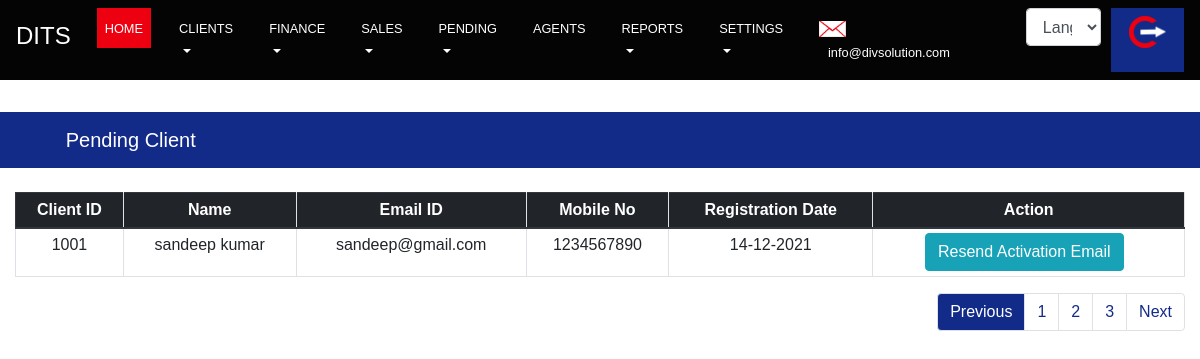
The app's page /dashboard/pendingclients with its own data.
### sportapp/models.py (models this page shows, shortened)
class Register(BaseModel):
    user=models.OneToOneField(User,on_delete=models.CASCADE)
    client_id = models.BigIntegerField(default=1001, unique=True)
    fname = models.CharField(max_length=100)
    lname = models.CharField(max_length=100)
    uname = models.CharField(max_length=100)
    dob = models.DateField(max_length=8)
    verify = models.BooleanField(default=False)
    email = models.CharField(max_length=50, unique=True)
    mob = models.CharField(max_length=13)
    pwd1 = models.CharField(max_length=100)
    pwd2 = models.CharField(max_length=100)
    country = models.CharField(max_length=100)
    address  = models.CharField(max_length=100)
    pincode = models.IntegerField(null=True,blank=True)
    secondaryemail=models.CharField(max_length=100,null=True,blank=True,default=None)
    reasonsecondaryemail=models.CharField(max_length=500,null=True,blank=True)
    city = models.CharField(max_length=50,null=True,blank=True,default=None)
    state  = models.CharField(max_length=100,null=True,blank=True,default=None)
    sque = models.ForeignKey('dashboard.Securityque', null=True,blank=True,default=None, on_delete=models.CASCADE)
    sans = models.CharField(max_length=100,null=True, blank=True)
    client_ib = models.CharField(max_length=100, null=True, blank=True)
    acc_type = models.ManyToManyField('dashboard.Addaccounttype')
    acc_limit = models.IntegerField(default=4)
    demo_acc_limit = models.IntegerField(default=2)

### dashboard/views.py (the view)
# urls.py: path('pendingclients',views.pendingclients, name='pendingclients'),
def pendingclients(request):
    un_verified_users = Register.objects.filter(verify=False)
    year_val = ''
    month_val = ''
    date_val = ''
    for users in un_verified_users:
        date_split = str(users.added_on).split(' ')[0]
        year_val = date_split.split('-')[0]
        month_val = date_split.split('-')[1]
        date_val = date_split.split('-')[2]
    return render(request,'dashboard/temp/crm_pending_client.html', {
            'un_verified_users':un_verified_users,
            'added_on_year_val': year_val,
            'added_on_month_val': month_val,
            'added_on_date_val': date_val,
        })

### common/models.py (called while the page is built)
    def get_queryset(self):
        return SoftDeletionQuerySet(self.model).filter(object_status=ObjectStatusChoices.ACTIVE)

### sport/custom_processors.py (called while the page is built, shortened)
def custom_date_filter(request):
    user=None
    document = None
    wallet=None
    dob_year = None
    dob_month = None
    dob_date = None
    year_val = None
    month_val = None
    date_val = None
    try:
        user_id = request.GET.get('u_id')
    except:
        pass
    if user_id:
        user = Register.objects.get(user=user_id)
        document = Uploaddocument.objects.filter(user=user_id)
        wallet = UserWallet.objects.get(user=user_id)
    return {
        'custom_date_choice': CustomDateFilter.CHOICES,
        'document':document,
        'wallet':wallet,
        'dob_year':dob_year,
        'dob_month':dob_month,
        'dob_date':dob_date,
        'added_on_year_val': year_val,
        'added_on_month_val': month_val,
        'added_on_date_val': date_val,
        }

def ib_wallet(request):
    url = 'http://ib-portal.hnxinluan.cn/api/v1/ib_users'
    req = requests.get(url)
    req_json = req.json()
    ib_id = 0
    ib_user = ''
    detail_api = f'http://ib-portal.hnxinluan.cn/api/v1/get_commission/{ib_id}'
    req = requests.get(detail_api)
    req_json = req.json()
    if req_json['commission']:
        wallet = req_json['commission'][0]['wallet']
        if not wallet:
            wallet = 0.00
    else:
        wallet = 0.00
    return {
        'ib_wallet': wallet,
        'ib_user':ib_user,
    }

### templates/dashboard/temp/crm_pending_client.html
{% extends 'dashboard/temp/crm_index.html' %}
{% load i18n %}
{% load static %}
{% block content %}
<div class="section-heading row mt-3">
    <div class="col-lg-12 col-md-12 py-2 bg-primary">
        <h5 class="f1 text-white pt-2 pl-4"><i class="fa fa-bookmark txt-red" aria-hidden="true"></i> &nbsp;Pending Client</h5>
    </div>
</div>
<div class="section-client-detail-table mt-4">
    <table class="table table-bordered table-sm" id="example">
        <thead class="thead-dark">
            <tr>
                <th class=" text-center th-sm border-right f1">{% trans "Client ID" %} </th>
                <th class=" text-center border-right th-sm f1">{% trans "Name" %} </th>
                <th class="text-center border-right th-sm f1">{% trans "Email ID" %} </th>
                <th class=" text-center border-right th-sm f1">{% trans "Mobile No" %} </th>
                <th class=" text-center border-right th-sm f1">{% trans "Registration Date" %} </th>
                <th class=" text-center border-right th-sm f1">{% trans "Action" %} </th>
            </tr>
        </thead>
        <tbody>
            {% for un_verified in un_verified_users %}
                <tr>
                    <td class="text-center"> {{un_verified.client_id}}</td>
                    <td class="text-center"> {{un_verified.fname}}&nbsp;{{un_verified.lname}}</td>
                    <td class="text-center">{{un_verified.email}}</td>
                    <td class="text-center">{{un_verified.mob}}</td>
                    <td class="text-center">{{added_on_date_val}}-{{added_on_month_val}}-{{added_on_year_val}}</td>
                    <td class="text-center">
                        <div class="btn-group" role="group" aria-label="First group">
                            <button type="button" class="btn btn-info" data-toggle="modal" data-target="#myModal{{forloop.counter}}"> {% trans "Resend Activation Email" %}</button>&nbsp;&nbsp;
                        </div>
                    </td>
                </tr>
            {% endfor %}
        </tbody>
    </table>
</div>
<div class="section-pagination">
    <nav aria-label="Page navigation example">
        <ul class="pagination justify-content-end">
            <li class="page-item disabled">
                <a class="page-link" href="#" tabindex="-1" style="background-color: #122b88;color: white;">Previous</a>
            </li>
            <li class="page-item"><a class="page-link" href="#" style="color:#122b88">1</a></li>
            <li class="page-item"><a class="page-link" href="#" style="color:#122b88">2</a></li>
            <li class="page-item"><a class="page-link" href="#" style="color:#122b88">3</a></li>
            <li class="page-item">
                <a class="page-link" href="#" style="color:#122b88">Next</a>
            </li>
        </ul>
    </nav>
</div>
{% endblock %}

### templates/dashboard/temp/crm_index.html (shortened to what this page needs)
{% load i18n %} {%load static%} {% load custom_tag %}
<!DOCTYPE html>
<html class="loading" lang="en" data-textdirection="ltr">
<head>
    <link rel="stylesheet" href="https://maxcdn.bootstrapcdn.com/bootstrap/4.0.0/css/bootstrap.min.css"
>
    <link rel="stylesheet" href="{%static 'bootstrap/4.5.2/css/bootstrap.4.min.css'%}">
</head>
<body>
    <div class="wrapper">
        <nav class="navbar  navbar-expand-sm bg-dark navbar-dark fixed-top">
            <a class="navbar-brand text-center">
                <h4 class="text-white">DITS</h4>
            </a>
            <ul class="navbar-nav ml-auto">
                <li class="nav-item">
                    <a class="nav-link active f1 text-uppercase" href="{%url 'crm_home'%}"><small>Home</small></a>
                </li>
                <li class="nav-item dropdown">
                    <a class="nav-link dropdown-toggle f1 text-uppercase" href="#" id="navbardrop"
                        data-toggle="dropdown">
                      <small> {% trans "Clients" %}</small>
                    </a>
                </li>
                <li class="nav-item dropdown">
                    <a class="nav-link dropdown-toggle f1 text-uppercase" href="#" id="navbardrop"
                        data-toggle="dropdown">
                       <small>{% trans "Finance" %}</small>
                    </a>
                </li>
                <li class="nav-item dropdown">
                    <a class="nav-link dropdown-toggle f1 text-uppercase" href="#" id="navbardrop"
                        data-toggle="dropdown">
                       <small> {% trans "Sales" %}</small>
                    </a>
                </li>
                <li class="nav-item dropdown">
                    <a class="nav-link dropdown-toggle f1 text-uppercase" href="#" id="navbardrop" data-toggle="dropdown">
                      <small> Pending</small>
                    </a>
                </li>
                <li class="nav-item">
                    <a class="nav-link f1 text-uppercase" href="{%url 'agents'%}"><small>{% trans "Agents" %}</small></a>
                </li>
                <li class="nav-item dropdown">
                    <a class="nav-link dropdown-toggle f1 text-uppercase" href="#" id="navbardrop"
                        data-toggle="dropdown">
                       <small>{% trans "Reports" %}</small>
                    </a>
                </li>
                <li class="nav-item dropdown">
                    <a class="nav-link dropdown-toggle f1 text-uppercase" href="#" id="navbardrop"
                        data-toggle="dropdown">
                        <small>{% trans "Settings" %}</small>
                    </a>
                </li>
            </ul>
            <ul class="navbar-nav ml-auto">
                <li class="nav-item mr-5">
                    <a class="nav-link f1 text-white" href="#" data-toggle="collapse"><img
                            src="{%static 'image/icon/mailicon.png'%}"
                            class="nav-mail-icon" />&nbsp;&nbsp;<small>info@divsolution.com</small>
                    </a>
                </li>
                <li>
                    <select name="" id="lang_select" class="form-control">
                        <option value="en"><small>Language</small></option>
                    </select>
                </li>
                <li class="nav-item bg-primary logoutbtn">
                    <a class="nav-link" href="{%url 'logout'%}">
                        <img src="{%static 'image/icon/logout.png'%}" class="d-md-block d-sm-block" style="height: 4vh;" />
                    </a>
                </li>
            </ul>
        </nav>
        <div class="container-fluid mt-5 pt-5 h-100">
            {% block content %} {% endblock %}
        </div>
    </div>
</body>
</html>

### templates/dashboard/temp/crm_index.html (style rules this page uses)
.bg-dark { background-color: #040404 !important; }
* { font-family: 'Lucida Sans', 'Lucida Sans Regular', 'Lucida Grande', 'Lucida Sans Unicode', Geneva, Verdana, sans-serif; }
.nav-mail-icon { height: 2vh; }
.navbar-dark .navbar-nav .nav-link { color: rgb(255 255 255); }
.active { background-color: #ED0010; }
.txt-red { color: #ED0010; }
.bg-primary { background-color: #122b88 !important; border-color: #122b88 !important; color: white; }
.navbar-nav>li { padding-left: 10px; padding-right: 10px; }
.border-right { border-right: 1px solid white }

### records on screen
Register: client_id "1001", fname "sandeep", lname "kumar", email "sandeep@gmail.com", mob "1234567890", added_on_date_val "14", added_on_month_val "12", added_on_year_val "2021"
